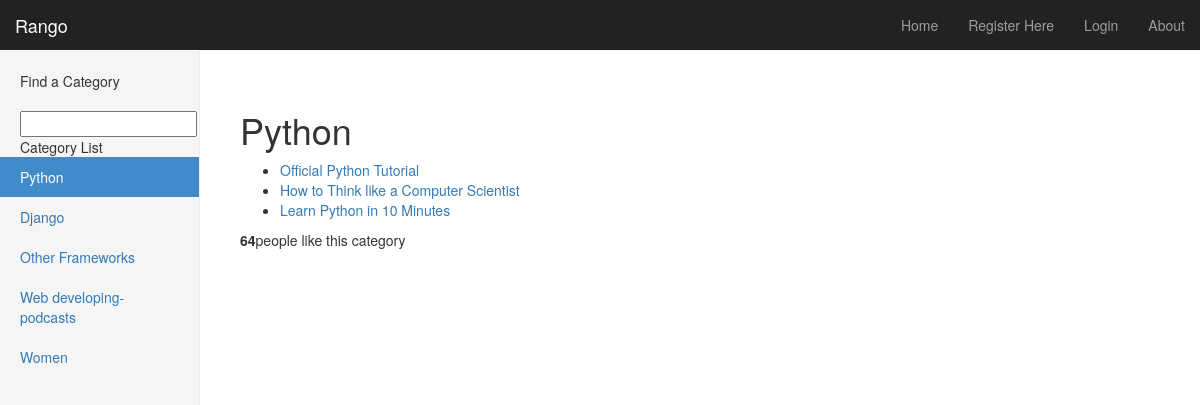
/rango/category/python/, run on an earlier commit of the app's database.
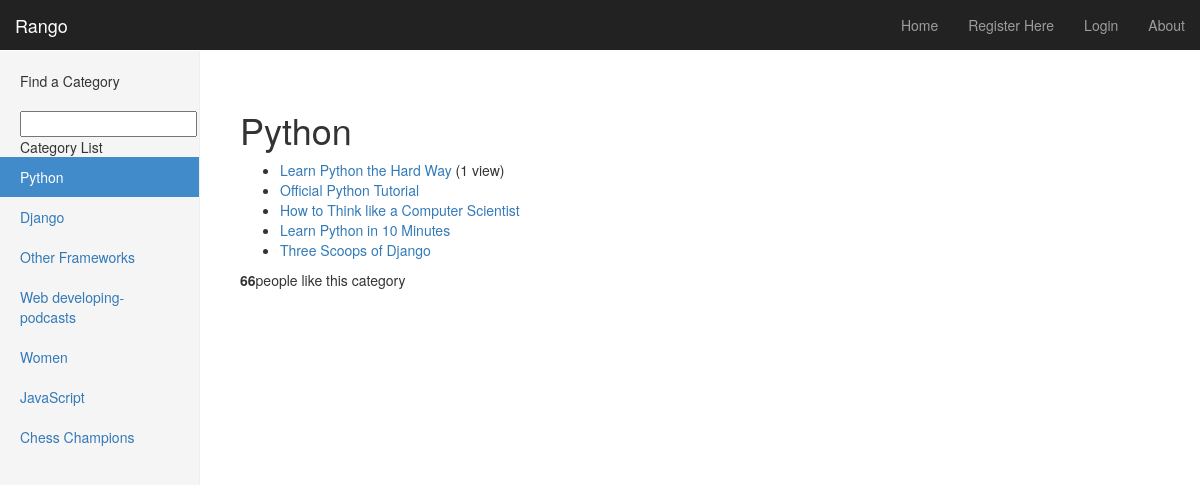
And on a later commit of the database.
### rango/models.py (models this page shows)
class Category(models.Model):
	name = models.CharField(max_length=128, unique=True)
	views = models.IntegerField(default=0)
	likes = models.IntegerField(default=0)
	slug = models.SlugField(unique=True)
	def save(self, *args, **kwargs):
		if self.views < 1:
			self.views = 0
		if self.likes < 1:
			self.likes = 0
		self.slug = slugify(self.name)
		super(Category, self).save(*args, **kwargs)
	def __unicode__(self):
		return self.name

class Page(models.Model):
	now = timezone.now()
	category = models.ForeignKey(Category)
	title = models.CharField(max_length=128)
	url = models.URLField()
	views = models.IntegerField(default=0)
	first_visit = models.DateTimeField('first visit', default=now)
	last_visit = models.DateTimeField('last visit', default=now)
	def last_visit_is_after_first(self):
		return self.first_visit <= self.last_visit or self.first_visit == self.last_visit
	def visits_not_in_future(self):
		now = timezone.now()
		print "In visits_not_in_future()"
		print "first", self.first_visit
		print "last ", self.last_visit
		print "now  ", self.now
		return self.first_visit <= self.now and self.last_visit <= self.now
	def __unicode__(self):
		return self.title

### rango/views.py (the view)
# urls.py: url(r'^category/(?P<category_name_slug>[\w\-]+)/$', views.category, name='category'),
def category(request, category_name_slug):
	context_dict = {}
	context_dict['result_list'] = None
	context_dict['query'] = None
	if request.method == 'POST':
		query = request.POST['query'].strip()
		if query:
			result_list = run_query(query)
			context_dict['result_list'] = result_list
			context_dict['query'] = query
	try:
		category = Category.objects.get(slug=category_name_slug)
		context_dict['category_name'] = category.name
		pages = Page.objects.filter(category=category).order_by('-views')
		context_dict['pages'] = pages
		context_dict['category_name_url'] = category_name_slug
		context_dict['category'] = category
	except Category.DoesNotExist:
		pass
	if not context_dict['query']:
		context_dict['query'] = category.name
	return render(request, 'rango/category.html', context_dict)

### rango/templatetags/rango_extras.py (called while the page is built)
@register.inclusion_tag('rango/cats.html')
def get_category_list(cat=None):
	return {'cats': Category.objects.all(), 'act_cat': cat}

### templates/rango/category.html (shortened to what this page needs)
{% extends 'base.html' %}
{% load staticfiles %}
{% block body_block %}
	<h1>{{ category_name }}</h1>
	{% if category %}
		{% if pages %}
		<ul id="category_pages">
			{% for page in pages %}
				<li><a href="{% url 'goto' %}?pageid={{ page.id }}">{{ page.title }}</a>
				{% if page.views > 1 %}
					({{ page.views }} views)
				{% elif page.views == 1 %}
					({{ page.views }} view)
				{% endif %}
				</li>
			{% endfor %}
		</ul>
		{% else %}
			<strong>No pages currently in category.</strong>
		{% endif %}
	{% else %}
		The specified category {{ category_name }} does no exist!
	{% endif %}
	<p>
	<strong id="like_count">{{ category.likes }}</strong>people like this category
	</p>
{% endblock %}

### templates/base.html (shortened to what this page needs)
<!DOCTYPE html>
{% load staticfiles %}
<html lang="en">
  <head>
    <link href="{% static "css/bootstrap.min.css" %}" rel="stylesheet">
    <link href="{% static "css/dashboard.css" %}" rel="stylesheet">
  </head>
  <body>
    <div class="navbar navbar-inverse navbar-fixed-top" role="navigation">
      <div class="container-fluid">
        <div class="navbar-header">
          <a class="navbar-brand" href="/rango/">Rango</a>
        </div>
        <div class="navbar-collapse collapse">
          <ul class="nav navbar-nav navbar-right">
                <li><a href="{% url 'index' %}">Home</a></li>
                    {% if user.is_authenticated %}
                        <li><a href="{% url 'restricted' %}">Restricted Page</a></li>
                        <li><a href="{% url 'auth_logout' %}?next=/rango/">Logout</a></li>
                        <li><a href="{% url 'auth_password_change' %}">Change Password</a></li>
                        <li><a href="{% url 'add_category' %}">Add a New Category</a></li>
                    {% else %}
                        <li><a href="{% url 'registration_register' %}">Register Here</a></li>
                        <li><a href="{% url 'auth_login' %}">Login</a></li>
                    {% endif %}
                <li><a href="{% url 'about' %}">About</a></li>
              </ul>
        </div>
      </div>
    </div>
    <div class="container-fluid">
      <div class="row">
        <div class="col-sm-3 col-md-2 sidebar">
                    <ul class="nav nav-list">
                        <li class="nav-header">Find a Category</li>
                        <form>
                          <li><input class="search-query span10" type="text" name="suggestion" value="" id="suggestion" /></li>
                        </form>
                    </ul>
                {% load rango_extras %}
                {% block side_block %}
                    Category List
                    {% get_category_list category %}
                {% endblock %}
        </div>
        <div class="col-sm-9 col-sm-offset-3 col-md-10 col-md-offset-2 main">
           <div>
                {% block body_block %}
                {% endblock %}
           </div>
        </div>
      </div>
    </div>
  </body>
</html>

### templates/rango/cats.html (shortened to what this page needs)
{% if cats %}
	<ul class="nav nav-sidebar">
	{% for c in cats %}
		{% if c == act_cat %}<li class="active">
		{% else %}<li>{% endif %}
			<a href="{% url 'category' c.slug %}">{{ c.name }}</a></li>
	{% endfor %}
{% endif %}

### static/css/dashboard.css (style rules this page uses)
body { padding-top: 50px; }
.navbar-fixed-top { border: 0; }
.sidebar { display: none; }
@media (min-width: 768px) { .sidebar { position: fixed; top: 51px; bottom: 0; left: 0; z-index: 1000; display: block; padding: 20px; overflow-x: hidden; overflow-y: auto; background-color: #f5f5f5; border-right: 1px solid #eee; } }
.nav-sidebar { margin-right: -21px; margin-bottom: 20px; margin-left: -20px; }
.nav-sidebar > li > a { padding-right: 20px; padding-left: 20px; }
.nav-sidebar > .active > a, .nav-sidebar > .active > a:hover, .nav-sidebar > .active > a:focus { color: #fff; background-color: #428bca; }
.main { padding: 20px; }
@media (min-width: 768px) { .main { padding-right: 40px; padding-left: 40px; } }

What changed in the data, as far as the page shows it:
changed Category "Python": likes "64" → "66"
added Category: name "JavaScript"
added Category: name "Chess Champions"
added Page: title "Learn Python the Hard Way", views "1"
added Page: title "Three Scoops of Django"
